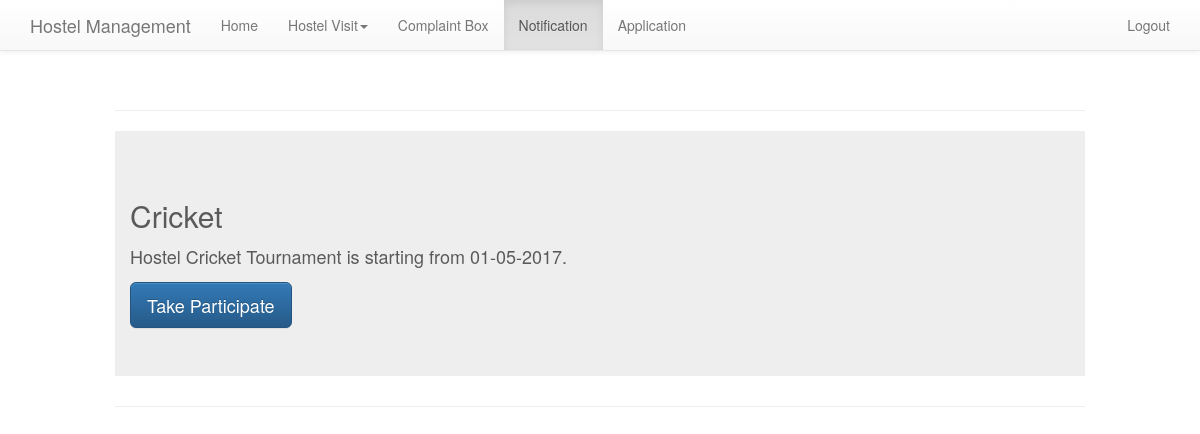
Page /hostel/student notification.php?check=Y (signed in) on the committed database.
### tables this page shows
CREATE TABLE `events` (
  `event_id` int(11) NOT NULL,
  `event_name` varchar(30) NOT NULL,
  `event_desc` text NOT NULL,
  `date` date NOT NULL
);

### hostel/student notification.php (the view, shortened to what this page needs)
<html>
	<?php
		include "connection.php";
		include "student_home_header.php";
	?>
	<head>
	</head>
	<body><br/>
		<div class="row">
			<nav class="navbar navbar-default navbar-fixed-top">
				<div class="container">
					<div class="navbar-header">
						<a class="navbar-brand" href="student_home.php">Hostel Management</a>
					</div>
					<div id="navbar" class="navbar-collapse collapse">
						<ul class="nav navbar-nav">
							<li role="presentation"><a href="student_home.php">Home</a></li>
			  				<li role="presentation" class="dropdown">
			  					<a class="dropdown-toggle" data-toggle="dropdown" href="#" role="button" aria-expanded="false">Hostel Visit<span class="caret"></span></a>
			  				</li>
			  				<li role="presentation"><a href="complaint.php">Complaint Box</a></li>
			  				<li role="presentation" class="active"><a href="student notification.php">Notification</a></li>
			  				<li role="presentation"><a href="applications_student.php">Application</a></li>
			  			</ul>
			  			<ul class="nav navbar-nav navbar-right">
							<li class="presentation"><a class="" href="logout.php" role="button">Logout</a></li>
						</ul>
					</div>
				</div>
			</nav>
		</div>
		<div class="col-sm-offset-1 col-sm-10">
			<hr>
			<?php
				$query="SELECT * FROM `events` ORDER BY `date`";
				$stmt=$db->query($query);
				foreach($stmt as $row)
				{
					echo "<div class='jumbotron'>
						<div class='container'>
							<h2>".$row['event_name']."</h2>
							<p><h4>".$row['event_desc']."</h4></p>
							<a class='btn btn-lg btn-primary' href='participate.php?event_id=".$row['event_id']."'>Take Participate</a>
						</div>
					</div><hr>";
				}
			?>
		</div>
	</body>
	<?php include "footer.php"; ?>
</html>

### hostel/css/navbar-fixed-top.css (style rules this page uses)
body { min-height: 2000px; padding-top: 70px; }

### hostel/css/carousel.css (style rules this page uses)
body { padding-bottom: 40px; color: #5a5a5a; }

### rows in the picture
events: event_name "Cricket", event_desc "Hostel Cricket Tournament is starting from 01-05-2017."
